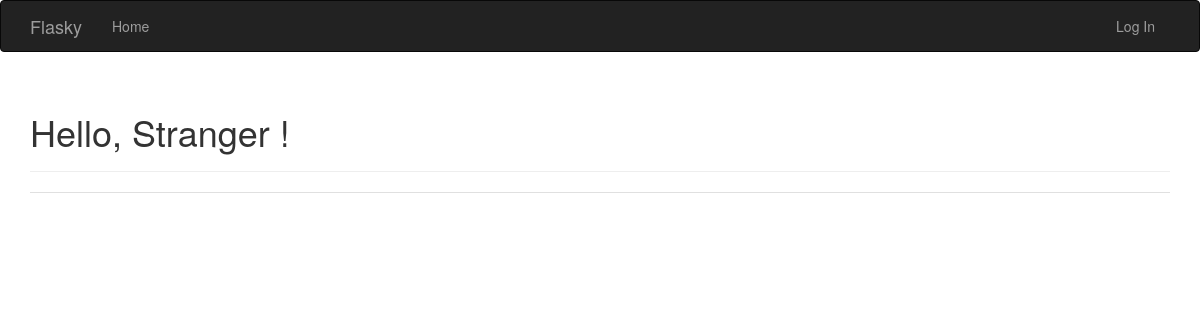
Before: / with the older database file.
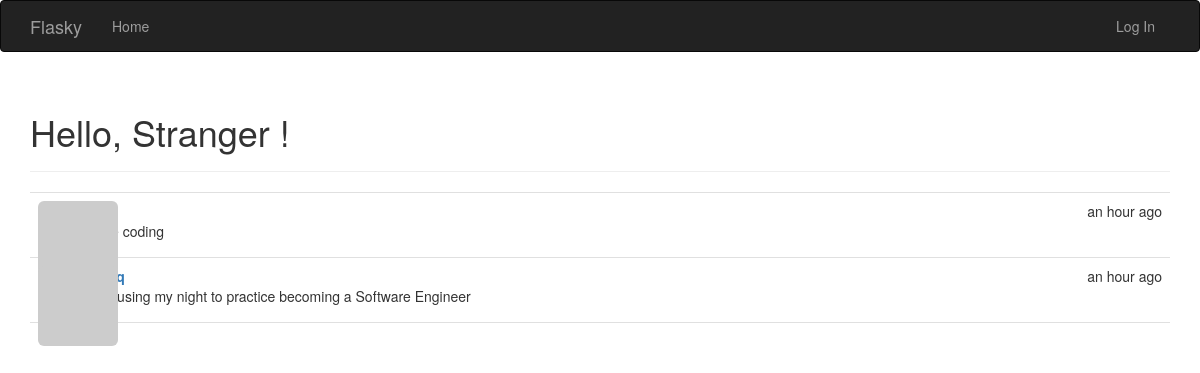
After: the same page with the newer database file.
### app/models.py (models this page shows)
class Post(db.Model):
    __tablename__ = 'posts'
    id = db.Column(db.Integer, primary_key=True)
    body = db.Column(db.Text)
    timestamp = db.Column(db.DateTime, index=True, default=datetime.utcnow)
    author_id = db.Column(db.Integer, db.ForeignKey('users.id'))

### app/main/views.py (the view)
@main.route('/', methods=['GET', 'POST'])
def index():
    form = PostForm()
    if current_user.can(Permission.WRITE) and form.validate_on_submit():
        post = Post(body=form.body.data,
                    author=current_user._get_current_object())
        db.session.add(post)
        db.session.commit()
        return redirect(url_for('.index'))
    posts = Post.query.order_by(Post.timestamp.desc()).all()
    return render_template('index.html', form=form, posts=posts)

### app/auth/views.py (called while the page is built)
@auth.before_app_request
def before_request():
    if current_user.is_authenticated:
        current_user.ping()
        if not current_user.confirmed \
                and request.endpoint \
                and request.blueprint != 'auth' \
                and request.endpoint != 'static':
            return redirect(url_for('auth.unconfirmed'))

### app/main/__init__.py (called while the page is built)
@main.app_context_processor
def inject_permission():
    return dict(Permission=Permission)

### app/models.py (called while the page is built)
    def gravatar(self, size=100, default='identicon', rating='g'):
        if request.is_secure:
            url = 'https://secure.gravatar.com/avatar'
        else:
            url = 'http://www.gravatar.com/avatar'
        hash = hashlib.md5(self.email.lower().encode('utf-8')).hexdigest()
        return '{url}/{hash}?s={size}&d={default}&r={rating}'.format(
                        url=url, hash=hash, size=size, default=default, rating=rating)

    def can(self, permissions):
        return False

### app/templates/index.html (shortened to what this page needs)
{% extends "base.html" %}
{% import "bootstrap/wtf.html" as wtf %}
{% block page_content %}
<div class="page-header">
   <h1>Hello,
    {% if current_user.is_authenticated %}
    {{ current_user.username }}
    {% else %}
    Stranger
    {% endif %}!</h1>
</div>
<ul class="posts">
    {% for post in posts %}
    <li class="post">
        <div class="post-thumbnail">
            <a href="{{ url_for('.user', username=post.author.username) }}">
                <img class="img-rounded profile-thumbnail"
                src="{{ post.author.gravatar(size=40) }}">
            </a>
        </div>
        <div class="post-content">
            <div class="post-date">{{ moment(post.timestamp).fromNow() }}</div>
            <div class="post-author">
                <a href="{{ url_for('.user', username=post.author.username) }}">
                </a>
            </div>
            <div class="post-body">{{ post.body }}</div>
        </div>
    </li>
    {% endfor %}
</ul>
{% endblock %}

### app/templates/base.html (shortened to what this page needs)
{% extends "bootstrap/base.html" %}
{% block head %}
{{ super() }}
    <link rel="stylesheet" type="text/css" href="{{ url_for('static', filename='styles.css') }}">
{% endblock %}
{% block navbar %}
<div class="navbar navbar-inverse" role="navigation">
    <div class="container">
        <div class="navbar-header">
            <a class="navbar-brand" href="{{ url_for('main.index') }}">Flasky</a>
        </div>
        <div class="navbar-collapse collapse">
            <ul class="nav navbar-nav">
                <li><a href="{{ url_for('main.index') }}">Home</a></li>
            </ul>
            <ul class="nav navbar-nav navbar-right">
                {% if current_user.is_authenticated %}
                <li class="dropdown">
                    <a href="#" class="dropdown-toggle" data-toggle="dropdown">
                        <img src="{{ current_user.gravatar(size=18) }}">
                        Account <b class="caret"></b>
                    </a>
                    <ul class="dropdown-menu">
                        <li><a href="{{ url_for('auth.change_password') }}">Change Password</a></li>
                        <li><a href="{{ url_for('auth.change_email_request') }}">Change Email</a></li>
                        <li><a href="{{ url_for('auth.logout') }}">Log Out</a></li>
                    </ul>
                </li>
                {% else %}
                <li><a href="{{ url_for('auth.login') }}">Log In</a></li>
                {% endif %}
            </ul>
        </div>
    </div>
</div>
{% endblock %}
{% block content %}
<div class="container">
    {% block page_content %}{% endblock %}
</div>
{% endblock %}

### app/static/styles.css (style rules this page uses)
.profile-thumbnail { position: absolute; }
ul.posts { list-style-type: none; padding: 0px; margin: 16px 0px 0px 0px; border-top: 1px solid #e0e0e0; }
ul.posts li.post { padding: 8px; border-bottom: 1px solid #e0e0e0; }
div.post-date { float: right; }
div.post-author { font-weight: bold; }
div.post-thumbnail { position: absolute; }
div.post-content { margin-left: 48px; min-height: 48px; }

Changed rows visible on the page:
added Post: timestamp "an hour ago", body "I love coding"
added Post: timestamp "an hour ago", body "I am using my night to practice becoming a Software Engineer"
